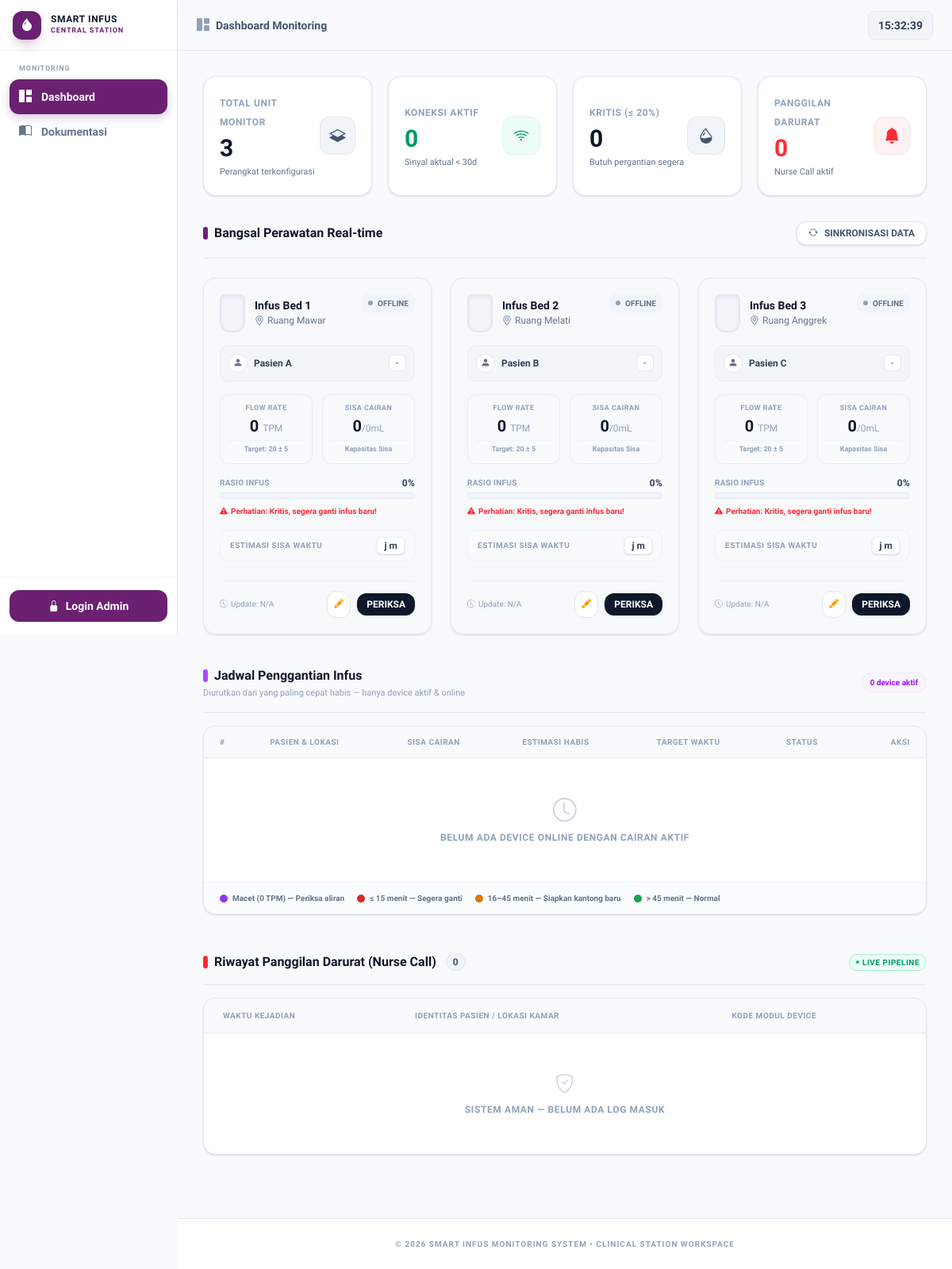
The page / on the database its author committed.
### tables this page shows
CREATE TABLE IF NOT EXISTS `devices` (
  `id`            INT(11)      NOT NULL AUTO_INCREMENT,
  `device_id`     VARCHAR(50)  NOT NULL UNIQUE,
  `nama`          VARCHAR(100) NOT NULL DEFAULT 'Infus',
  `lokasi`        VARCHAR(100) NOT NULL DEFAULT '-',
  `pasien`        VARCHAR(100) NOT NULL DEFAULT '-',
  `target_tpm`    INT(11)      NOT NULL DEFAULT 20,
  `tpm_tolerance` INT(11)      NOT NULL DEFAULT 5,
  `no_suster`     VARCHAR(20)  NOT NULL DEFAULT '',
  `no_keluarga`   VARCHAR(20)  NOT NULL DEFAULT '',
  `family_token`  VARCHAR(64)  NOT NULL DEFAULT '',
  `aktif`         TINYINT(1)   NOT NULL DEFAULT 1,
  `created_at`    TIMESTAMP    NOT NULL DEFAULT CURRENT_TIMESTAMP,
  PRIMARY KEY (`id`)
);

### index.php (the view, shortened to what the rows shown need)
<?php
$db = getDB();
$stmt = $db->query("
    SELECT
        d.id, d.device_id, d.nama, d.lokasi, d.pasien,
        COALESCE(d.target_tpm, 20) AS target_tpm,
        COALESCE(d.tpm_tolerance, 5) AS tpm_tolerance,
        i.tpm, i.volume_sisa, i.volume_awal, i.persen,
        i.estimasi_jam, i.estimasi_mnt, i.total_tetes,
        i.nurse_call, i.mode, i.created_at AS last_update
    FROM devices d
    LEFT JOIN infus_data i
        ON i.id = (
            SELECT id FROM infus_data
            WHERE device_id = d.device_id
            ORDER BY created_at DESC LIMIT 1
        )
    WHERE d.aktif = 1
    ORDER BY d.id ASC
");
$devices = $stmt->fetchAll();
$logStmt = $db->query("
    SELECT n.*, d.nama, d.lokasi, d.pasien
    FROM nurse_call_log n
    LEFT JOIN devices d ON d.device_id = n.device_id
    ORDER BY n.created_at DESC
    LIMIT 20
");
$nurseLogs = $logStmt->fetchAll();
?>
<!DOCTYPE html>
<html lang="id">
<head>
  <link rel="stylesheet" href="assets/css/style.css" />
  <link rel="stylesheet" href="https://cdn.jsdelivr.net/npm/bootstrap-icons@1.11.3/font/bootstrap-icons.min.css" />
</head>
<body class="bg-slate-50 text-slate-800 min-h-screen flex flex-col selection:bg-primary/10 selection:text-primary">
  <main class="max-w-7xl mx-auto w-full px-4 sm:px-6 lg:px-8 py-8 flex-1">
    <div class="flex flex-col sm:flex-row sm:items-center sm:justify-between border-b border-slate-200 pb-4 mb-6 gap-3">
      <div>
        <h2 class="text-base font-bold text-slate-900 flex items-center gap-2">
          <span class="w-1.5 h-4 bg-primary rounded-full inline-block"></span>
          Bangsal Perawatan Real-time
        </h2>
      </div>
    </div>
    <div class="grid grid-cols-1 md:grid-cols-2 lg:grid-cols-3 gap-6">
      <?php foreach ($devices as $dev):
        $persen      = $dev['persen'] ?? 0;
        $isOnline    = $dev['last_update'] && (strtotime($dev['last_update']) >= time() - 30);
        $isNurse     = (bool)$dev['nurse_call'] && $isOnline;
        if (!$isOnline) {
          $statusColor = 'border-slate-200 bg-slate-50/50';
        } elseif ($isNurse) {
          $statusColor = 'border-red-500 ring-4 ring-red-500/10 bg-red-50/30';
          $barColor    = 'bg-red-500';
          $liquidColor = 'bg-red-400';
        } elseif ($persen > 30) {
          $statusColor = 'border-cyan-200 hover:border-cyan-300 bg-cyan-50/10';
          $barColor    = 'bg-cyan-500';
          $liquidColor = 'bg-cyan-400';
        } elseif ($persen > 20) {
          $statusColor = 'border-amber-200 hover:border-amber-300 bg-amber-50/10';
          $barColor    = 'bg-amber-500';
          $liquidColor = 'bg-amber-400';
        } else {
          $statusColor = 'border-red-400 ring-4 ring-red-500/5 bg-red-50/20';
          $barColor    = 'bg-red-500';
          $liquidColor = 'bg-red-400';
        }
      ?>
        <div id="card-<?= htmlspecialchars($dev['device_id']) ?>"
          data-pasien="<?= htmlspecialchars($dev['pasien']) ?>"
          data-lokasi="<?= htmlspecialchars($dev['lokasi']) ?>"
          data-last-created-at="<?= htmlspecialchars($dev['last_update'] ?? '') ?>"
          class="border rounded-2xl p-5 relative overflow-hidden shadow-sm flex flex-col justify-between transition-all <?= $statusColor ?>">
          <div>
            <div class="flex items-start justify-between gap-2 mb-4">
              <div class="flex items-center gap-3">
                <div class="w-8 h-12 bg-slate-100 border-2 border-slate-200 rounded-t-md rounded-b-xl relative overflow-hidden shrink-0 shadow-inner">
                  <div data-role="bottle-liquid"
                    style="position:absolute; bottom:0; left:0; right:0; width:100%; height:<?= $persen ?>%; background:<?= !$isOnline ? '#94a3b8' : ($isNurse ? '#ef4444' : ($persen > 30 ? '#06b6d4' : ($persen > 20 ? '#f59e0b' : '#ef4444'))) ?>; transition:height 1s ease-in-out;">
                    <div style="width:100%; height:4px; background:rgba(255,255,255,0.2); position:absolute; top:0;"></div>
                  </div>
                </div>
                <div>
                  <h3 class="text-sm font-bold text-slate-900 leading-tight"><?= htmlspecialchars($dev['nama']) ?></h3>
                  <p class="text-xs text-slate-500 flex items-center gap-1 mt-0.5">
                    <i class="bi bi-geo-alt"></i><?= htmlspecialchars($dev['lokasi']) ?>
                  </p>
                </div>
              </div>
              <div class="flex flex-col items-end gap-1.5">
                <span data-role="online-badge" class="inline-flex items-center px-2 py-1 rounded-lg text-[10px] font-black <?= $isOnline ? 'bg-emerald-100 text-emerald-700' : 'bg-slate-100 text-slate-500' ?>">
                  <span class="w-1.5 h-1.5 rounded-full mr-1.5 <?= $isOnline ? 'bg-emerald-500 animate-pulse' : 'bg-slate-400' ?>"></span><?= $isOnline ? 'ONLINE' : 'OFFLINE' ?>
                </span>
              </div>
            </div>
            <div class="bg-slate-100/80 border border-slate-200/60 rounded-xl p-2.5 mb-4 flex items-center justify-between">
              <div class="flex items-center gap-2 truncate">
                <div class="w-6 h-6 bg-white border border-slate-200 rounded-full flex items-center justify-center shrink-0 text-slate-500">
                  <i class="bi bi-person-fill text-xs"></i>
                </div>
                <span class="text-xs font-bold text-slate-700 truncate"><?= htmlspecialchars($dev['pasien']) ?></span>
              </div>
              <span data-role="mode-badge" class="text-[10px] font-extrabold bg-white px-2 py-0.5 rounded-md border border-slate-200 text-slate-500 uppercase tracking-wide"><?= htmlspecialchars($dev['mode'] ?? '-') ?></span>
            </div>
            <div class="grid grid-cols-2 gap-3 mb-4">
              <div class="bg-slate-50 border border-slate-200/60 rounded-xl p-2.5 text-center flex flex-col justify-between">
                <div>
                  <span class="text-[9px] font-bold text-slate-400 tracking-wider uppercase block">Flow Rate</span>
                  <div class="text-xl font-black text-slate-900 mt-0.5">
                    <span data-role="tpm-value"><?= number_format($dev['tpm'] ?? 0) ?></span>
                    <span class="text-xs font-medium text-slate-400">TPM</span>
                  </div>
                </div>
                <div class="mt-1 pt-1 border-t border-slate-200/40">
                  <span data-role="target-tpm-label" class="text-[9px] font-bold text-slate-400 block">
                    Target: <?= (int)($dev['target_tpm'] ?? 20) ?> ± <?= (int)($dev['tpm_tolerance'] ?? 5) ?>
                  </span>
                </div>
              </div>
              <div class="bg-slate-50 border border-slate-200/60 rounded-xl p-2.5 text-center flex flex-col justify-between">
                <div>
                  <span class="text-[9px] font-bold text-slate-400 tracking-wider uppercase block">Sisa Cairan</span>
                  <div class="text-xl font-black text-slate-900 mt-0.5">
                    <span data-role="volume-display"><?= number_format($dev['volume_sisa'] ?? 0) ?></span><span class="text-xs font-medium text-slate-400">/<?= number_format($dev['volume_awal'] ?? 0) ?>mL</span>
                  </div>
                </div>
                <div class="mt-1 pt-1 border-t border-slate-200/40">
                  <span class="text-[9px] font-bold text-slate-400 block">Kapasitas Sisa</span>
                </div>
              </div>
            </div>
            <div class="mb-4">
              <div class="flex items-center justify-between text-[10px] font-bold text-slate-400 uppercase tracking-wide mb-1">
                <span>Rasio Infus</span>
                <span data-role="persen-text" class="text-slate-700 font-extrabold text-xs"><?= number_format($persen, 0) ?>%</span>
              </div>
              <div class="w-full h-2 bg-slate-100 border border-slate-200/80 rounded-full overflow-hidden">
              </div>
              <div data-role="low-warning" class="mt-2 text-[10px] font-bold text-red-500 flex items-center gap-1 <?= $persen <= 20 ? '' : 'hidden' ?>">
                <i class="bi bi-exclamation-triangle-fill"></i> Perhatian: Kritis, segera ganti infus baru!
              </div>
            </div>
            <?php
              $isDevMacet = $isOnline && ((float)($dev['tpm'] ?? 0) === 0.0) && ((float)($dev['volume_sisa'] ?? 0) > 0);
            ?>
            <div class="bg-slate-50/60 border border-slate-200/40 rounded-xl px-3 py-2 flex items-center justify-between mb-4">
              <span class="text-[10px] font-bold text-slate-400 uppercase tracking-wider">Estimasi Sisa Waktu</span>
              <span data-role="estimasi-value" class="text-xs font-extrabold text-slate-700 bg-white px-2 py-0.5 rounded-md border border-slate-200/60 shadow-sm tabular-nums">
                <?= $isDevMacet ? '<i class="bi bi-pause-circle mr-1 text-purple-500"></i><span class="text-purple-700 font-bold">Terhenti</span>' : ($dev['estimasi_jam'] . 'j ' . $dev['estimasi_mnt'] . 'm') ?>
              </span>
            </div>
          </div>
          <div class="flex items-center justify-between pt-3 border-t border-slate-100 mt-2">
            <span data-role="last-update" class="text-[10px] font-medium text-slate-400 flex items-center gap-1">
              <i class="bi bi-clock-history"></i> Update: <?= $dev['last_update'] ? date('H:i:s', strtotime($dev['last_update'])) : 'N/A' ?>
            </span>
            <div class="flex items-center gap-2">
              <a href="devices.php?edit=<?= urlencode($dev['device_id']) ?>" class="p-2 bg-white border border-slate-200 hover:border-amber-300 rounded-xl text-amber-500 hover:bg-amber-50 active:scale-90 transition-all text-xs" title="Edit Device">
                <i class="bi bi-pencil-fill"></i>
              </a>
              <a href="detail.php?id=<?= urlencode($dev['device_id']) ?>" class="px-3 py-1.5 bg-slate-900 hover:bg-slate-800 text-white rounded-xl text-xs font-bold shadow-sm active:scale-95 transition-all">
                PERIKSA
              </a>
            </div>
          </div>
        </div>
      <?php endforeach; ?>
    </div>
    <div class="mt-10">
      <div class="flex items-center justify-between border-b border-slate-200 pb-4 mb-4">
        <div>
          <h2 class="text-base font-bold text-slate-900 flex items-center gap-2">
            <span class="w-1.5 h-4 bg-purple-500 rounded-full inline-block"></span>
            Jadwal Penggantian Infus
          </h2>
        </div>
      </div>
      <div class="bg-white border border-slate-200 rounded-2xl shadow-sm overflow-hidden">
        <div class="overflow-x-auto">
          <table class="w-full text-left border-collapse">
            <thead>
              <tr class="bg-slate-50 border-b border-slate-200 text-[10px] font-bold text-slate-400 tracking-wider uppercase">
                <th class="py-3 px-5">#</th>
                <th class="py-3 px-5">Pasien &amp; Lokasi</th>
                <th class="py-3 px-5">Sisa Cairan</th>
                <th class="py-3 px-5">Estimasi Habis</th>
                <th class="py-3 px-5">Target Waktu</th>
                <th class="py-3 px-5">Status</th>
                <th class="py-3 px-5 text-right">Aksi</th>
              </tr>
            </thead>
          </table>
        </div>
      </div>
    </div>
    <div class="mt-12">
      <div class="flex items-center justify-between border-b border-slate-200 pb-4 mb-4">
        <h2 class="text-base font-bold text-slate-900 flex items-center gap-2">
          <span class="w-1.5 h-4 bg-red-500 rounded-full inline-block"></span>
          Riwayat Panggilan Darurat (Nurse Call)
          <span id="nurse-log-count" class="text-xs bg-slate-100 border border-slate-200 text-slate-600 px-2 py-0.5 rounded-full font-bold ml-1"><?= count($nurseLogs) ?></span>
        </h2>
      </div>
      <div class="bg-white border border-slate-200 rounded-2xl shadow-sm overflow-hidden">
        <div class="overflow-x-auto">
          <table class="w-full text-left border-collapse">
            <thead>
              <tr class="bg-slate-50 border-b border-slate-200 text-[10px] font-bold text-slate-400 tracking-wider uppercase">
                <th class="py-3.5 px-6">Waktu Kejadian</th>
                <th class="py-3.5 px-6">Identitas Pasien / Lokasi Kamar</th>
                <th class="py-3.5 px-6">Kode Modul Device</th>
              </tr>
            </thead>
          </table>
        </div>
      </div>
    </div>
  </main>
</body>
</html>

### rows shown on the page
devices: nama "Infus Bed 1", lokasi "Ruang Mawar", pasien "Pasien A", mode "-", tpm "0", target_tpm "20", tpm_tolerance "5", volume_sisa "0", volume_awal "0", persen "0"
devices: nama "Infus Bed 2", lokasi "Ruang Melati", pasien "Pasien B", mode "-", tpm "0", target_tpm "20", tpm_tolerance "5", volume_sisa "0", volume_awal "0", persen "0"
devices: nama "Infus Bed 3", lokasi "Ruang Anggrek", pasien "Pasien C", mode "-", tpm "0", target_tpm "20", tpm_tolerance "5", volume_sisa "0", volume_awal "0", persen "0"

### other values the page prints
$label "Dashboard"
$pageTitle['label'] "Dashboard Monitoring"
$totalDevices "3"
$onlineCount "0"
$lowVolumeCount "0"
$nurseCallCount "0"
count($onlineDevs) "0"
count($nurseLogs) "0"
